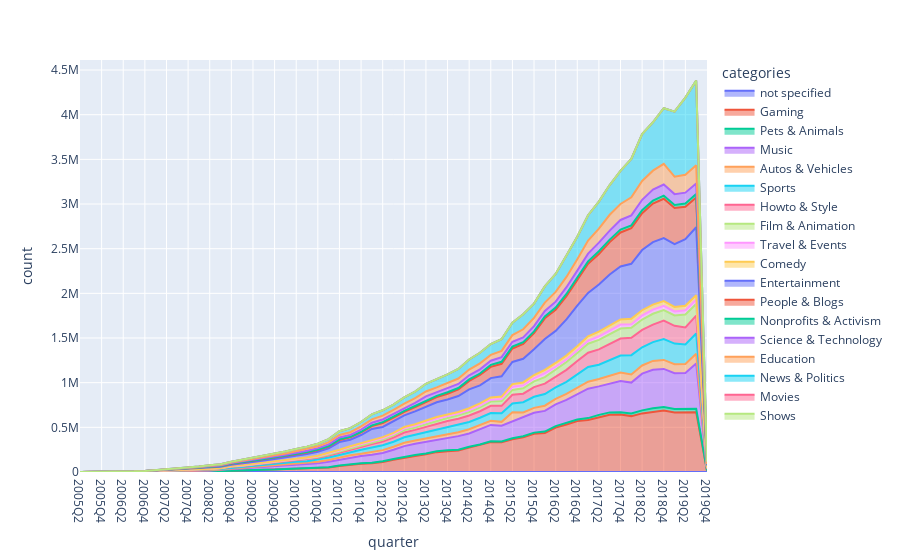
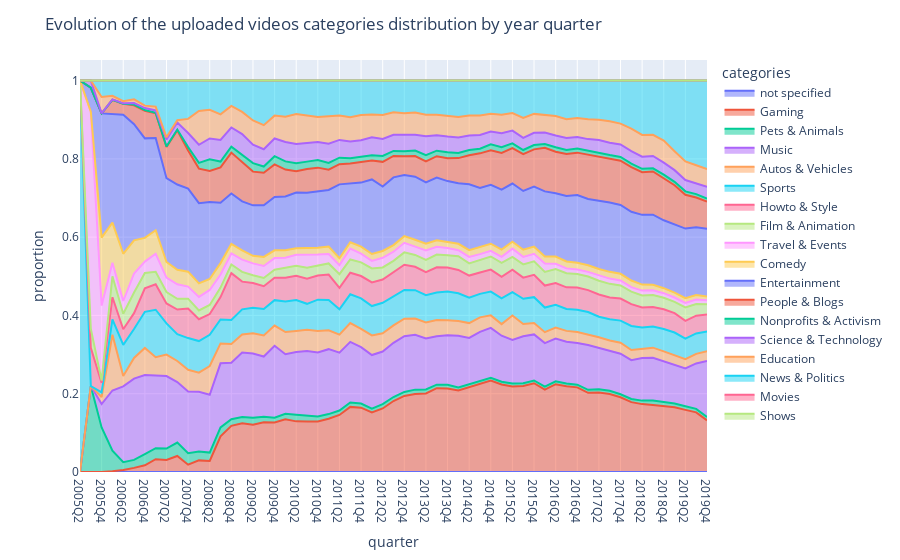

Here is the notebook cell these charts were saved with, in order:
### Code cell
nb_videos_by_date_cat_path = "data/nb_videos_by_date_cat.jsonl"
evolution_category_counts_all = pd.read_json(nb_videos_by_date_cat_path, lines=True)

evolution_category_counts_all['categories'] = evolution_category_counts_all['categories'].replace('', 'not specified')

evolution_category_counts_all['quarter'] = pd.to_datetime(evolution_category_counts_all['upload_date']).dt.to_period('Q')

evolution_category_counts_all = (evolution_category_counts_all[['categories', 'quarter', 'count']].groupby(
                                                                    ['categories', 'quarter']).agg({'count':'sum'})).unstack(
                                                                    fill_value=0).stack().reset_index() #add 0 values when there is no video in a category for a given time

evolution_category_counts_all['quarter'] = evolution_category_counts_all['quarter'].astype(str)

fig = px.area(evolution_category_counts_all, x="quarter", y="count", color="categories", category_orders={"categories":categories.to_list()[::-1]})
fig.show()
fig.update_layout(title="Evolution of the number of uploaded videos by year quarter")

total_counts = evolution_category_counts_all.groupby('quarter')['count'].sum() #number of videos added per time unit
evolution_category_counts_all['proportion'] = evolution_category_counts_all.apply(lambda row: row['count']/total_counts[row['quarter']], axis=1)

fig = px.area(evolution_category_counts_all, x="quarter", y="proportion", color="categories", category_orders={"categories":categories.to_list()[::-1]})
fig.update_layout(title="Evolution of the uploaded videos categories distribution by year quarter")
fig.show()
